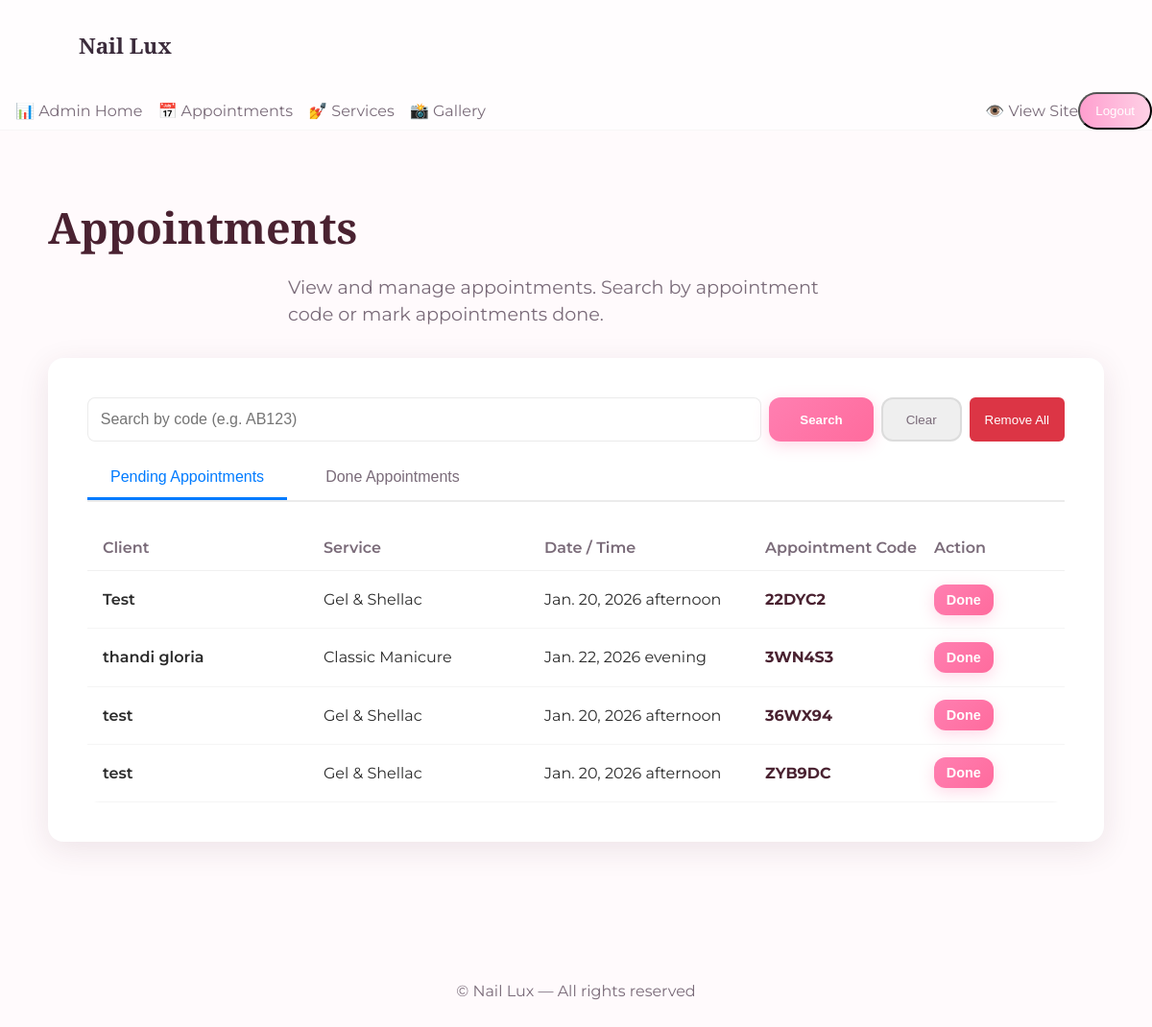
Page /site-admin/appointments/ (signed in) on the earlier database version.
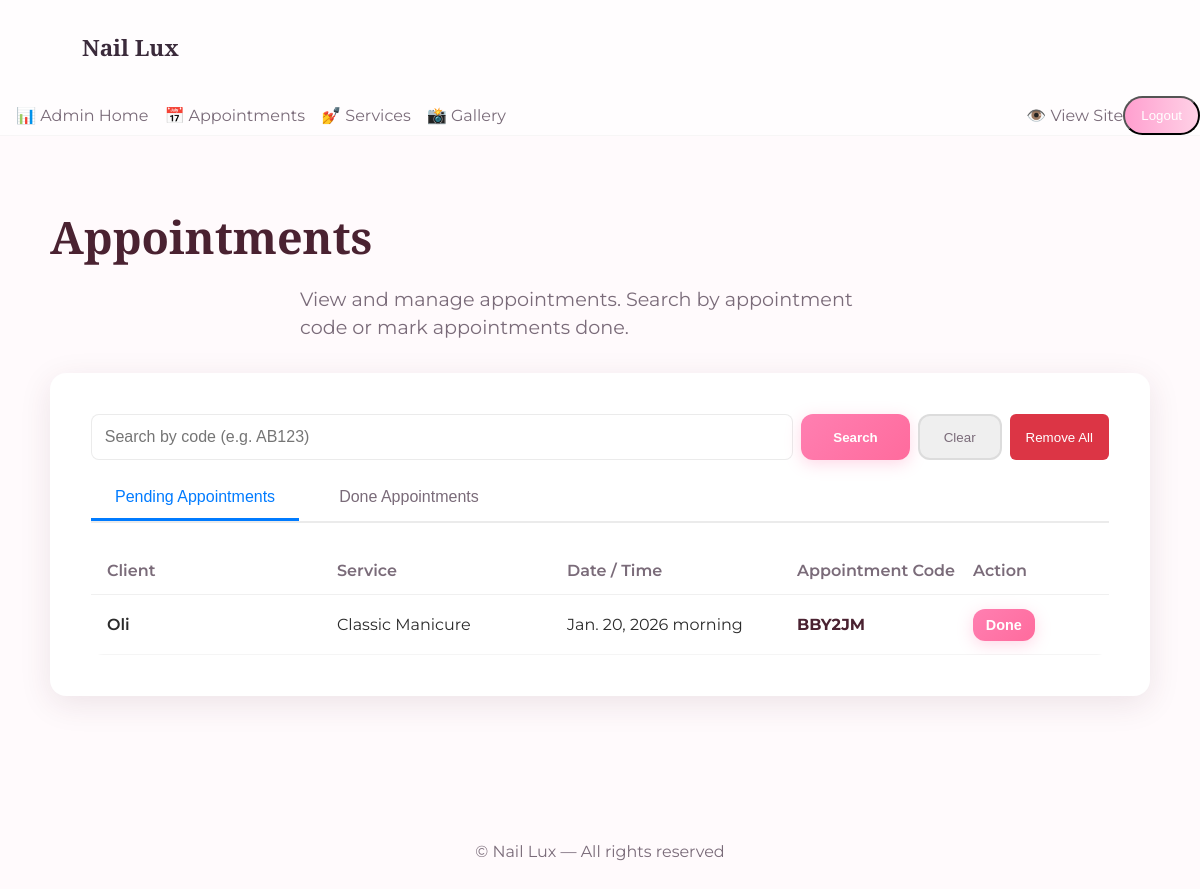
Same page on the later database version.
### home/models.py (models this page shows, shortened)
class Appointment(models.Model):
    name = models.CharField(max_length=100)
    appointmentCode = models.CharField(max_length=6, unique=True,primary_key=True, default=generate_appointment_code)
    date = models.DateField()
    time = models.CharField(max_length=50)
    price = models.DecimalField(max_digits=10, decimal_places=2)
    phone = models.CharField(max_length=20)
    service = models.CharField(max_length=100)
    notes = models.TextField(blank=True)
    date_booked = models.DateTimeField(auto_now_add=True)
    done = models.BooleanField(default=False)

### site_admin/views.py (the view)
# urls.py: path('appointments/', views.AppointmentsAdmin, name='appointments_admin'),
@login_required(login_url='admin_login')
def AppointmentsAdmin(request):
    appointments = Appointment.objects.all().order_by('-date_booked')
    return render(request, 'admin/appointments.html', context={'appointments': appointments})

### site_admin/context_processors.py (called while the page is built)
def admin_context(request):
    is_admin = request.path.startswith('/site-admin')
    return {
        'is_admin_section': is_admin,
    }

### site_admin/templates/admin/appointments.html (shortened to what this page needs)
{% extends 'base.html' %}
{% load static %}
{% block content %}
<section class="container appointments-page">
  <div class="page-header">
    <h1>Appointments</h1>
    <p class="subtitle">View and manage appointments. Search by appointment code or mark appointments done.</p>
  </div>
  <div class="form-container">
    <div class="appt-controls">
      <input id="appt-search" type="search" placeholder="Search by code (e.g. AB123)" class="appt-search">
      <div class="appt-button-group">
        <button id="appt-search-btn" class="btn-primary">Search</button>
        <button id="appt-clear-btn" class="btn-ghost">Clear</button>
        <button id="remove-all-btn" class="btn-danger">Remove All</button>
      </div>
    </div>
    <div class="appt-tabs">
      <button class="tab-btn active" data-tab="pending" onclick="switchTab('pending', this)">
        Pending Appointments
      </button>
      <button class="tab-btn" data-tab="done" onclick="switchTab('done', this)">
        Done Appointments
      </button>
    </div>
    <div id="pending-tab" class="tab-content active">
      {% if appointments %}
        {% if appointments|dictsort:"done"|first %}
          <div class="appointments-list">
            <div class="appointments-head">
              <div>Client</div>
              <div>Service</div>
              <div>Date / Time</div>
              <div>Appointment Code</div>
              <div>Action</div>
            </div>
            <div id="appointments-container">
              {% for appt in appointments %}
                {% if not appt.done %}
                <div class="appt-row" data-code="{{ appt.code }}" data-id="{{ appt.appointmentCode }}">
                  <div class="appt-client">{{ appt.name }}</div>
                  <div class="appt-service">{{ appt.service }}</div>
                  <div class="appt-datetime">{{ appt.date }} {{ appt.time }}</div>
                  <div class="appt-code">{{ appt.appointmentCode }}</div>
                  <div class="appt-actions">
                    <form method="POST" action="/site-admin/appointments/{{ appt.appointmentCode }}/toggle/" class="mark-done-form">
                      <button type="submit" class="btn-primary">Done</button>
                    </form>
                  </div>
                </div>
                {% endif %}
              {% endfor %}
            </div>
          </div>
        {% endif %}
      {% endif %}
    </div>
  </div>
</section>
{% endblock content %}

Differences in the rows shown:
removed Appointment: name "Test", service "Gel & Shellac", date "Jan. 20, 2026", time "afternoon", appointmentCode "22DYC2"
removed Appointment: name "thandi gloria", service "Classic Manicure", date "Jan. 22, 2026", time "evening", appointmentCode "3WN4S3"
removed Appointment: name "test", service "Gel & Shellac", date "Jan. 20, 2026", time "afternoon", appointmentCode "36WX94"
removed Appointment: name "test", service "Gel & Shellac", date "Jan. 20, 2026", time "afternoon", appointmentCode "ZYB9DC"
added Appointment: name "Oli", service "Classic Manicure", date "Jan. 20, 2026", time "morning", appointmentCode "BBY2JM"
